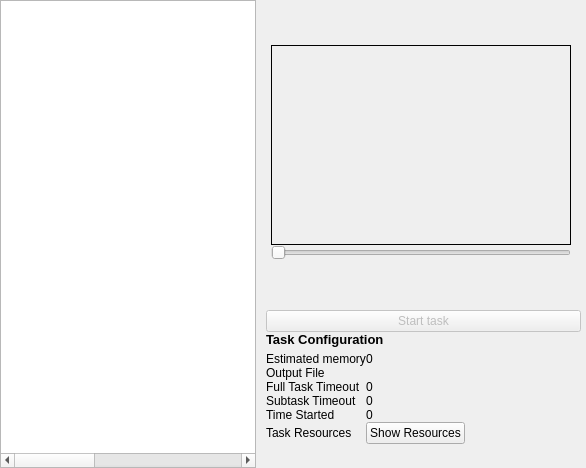
          <widget class="QWidget" name="taskPage">
           <property name="layoutDirection">
            <enum>Qt::LeftToRight</enum>
           </property>
           <layout class="QGridLayout" name="gridLayout_3" rowstretch="0,0" columnstretch="5,0">
            <property name="margin">
             <number>0</number>
            </property>
            <property name="spacing">
             <number>0</number>
            </property>
            <item row="0" column="0" rowspan="2">
             <widget class="QTableWidget" name="taskTableWidget">
              <property name="sizePolicy">
               <sizepolicy hsizetype="Expanding" vsizetype="Expanding">
                <horstretch>0</horstretch>
                <verstretch>0</verstretch>
               </sizepolicy>
              </property>
              <property name="minimumSize">
               <size>
                <width>0</width>
                <height>0</height>
               </size>
              </property>
              <property name="contextMenuPolicy">
               <enum>Qt::CustomContextMenu</enum>
              </property>
              <property name="toolTip">
               <string>Your tasks in the current session. Right click on a task of choice to manage it</string>
              </property>
              <property name="layoutDirection">
               <enum>Qt::LeftToRight</enum>
              </property>
              <property name="autoFillBackground">
               <bool>true</bool>
              </property>
              <property name="frameShape">
               <enum>QFrame::StyledPanel</enum>
              </property>
              <property name="editTriggers">
               <set>QAbstractItemView::NoEditTriggers</set>
              </property>
              <property name="alternatingRowColors">
               <bool>false</bool>
              </property>
              <property name="selectionMode">
               <enum>QAbstractItemView::SingleSelection</enum>
              </property>
              <property name="selectionBehavior">
               <enum>QAbstractItemView::SelectRows</enum>
              </property>
              <property name="textElideMode">
               <enum>Qt::ElideRight</enum>
              </property>
              <property name="verticalScrollMode">
               <enum>QAbstractItemView::ScrollPerPixel</enum>
              </property>
              <property name="horizontalScrollMode">
               <enum>QAbstractItemView::ScrollPerPixel</enum>
              </property>
              <property name="gridStyle">
               <enum>Qt::DashLine</enum>
              </property>
              <property name="sortingEnabled">
               <bool>false</bool>
              </property>
              <property name="cornerButtonEnabled">
               <bool>true</bool>
              </property>
              <attribute name="horizontalHeaderVisible">
               <bool>false</bool>
              </attribute>
              <attribute name="horizontalHeaderCascadingSectionResizes">
               <bool>false</bool>
              </attribute>
              <attribute name="horizontalHeaderDefaultSectionSize">
               <number>120</number>
              </attribute>
              <attribute name="horizontalHeaderHighlightSections">
               <bool>true</bool>
              </attribute>
              <attribute name="horizontalHeaderShowSortIndicator" stdset="0">
               <bool>false</bool>
              </attribute>
              <attribute name="horizontalHeaderStretchLastSection">
               <bool>false</bool>
              </attribute>
              <attribute name="verticalHeaderVisible">
               <bool>false</bool>
              </attribute>
              <attribute name="verticalHeaderDefaultSectionSize">
               <number>20</number>
              </attribute>
              <attribute name="verticalHeaderHighlightSections">
               <bool>false</bool>
              </attribute>
              <column>
               <property name="text">
                <string>Task Name</string>
               </property>
              </column>
              <column>
               <property name="text">
                <string>Task ID</string>
               </property>
              </column>
              <column>
               <property name="text">
                <string>Status</string>
               </property>
              </column>
              <column>
               <property name="text">
                <string>Time</string>
               </property>
              </column>
              <column>
               <property name="text">
                <string>Cost</string>
               </property>
              </column>
              <column>
               <property name="text">
                <string>Progress</string>
               </property>
              </column>
             </widget>
            </item>
            <item row="0" column="1">
             <layout class="QHBoxLayout" name="horizontalPreviewLayout">
              <property name="sizeConstraint">
               <enum>QLayout::SetFixedSize</enum>
              </property>
              <property name="margin">
               <number>5</number>
              </property>
              <item>
               <spacer name="horizontalSpacerLeft">
                <property name="orientation">
                 <enum>Qt::Horizontal</enum>
                </property>
                <property name="sizeType">
                 <enum>QSizePolicy::Fixed</enum>
                </property>
                <property name="sizeHint" stdset="0">
                 <size>
                  <width>10</width>
                  <height>20</height>
                 </size>
                </property>
               </spacer>
              </item>
              <item>
               <layout class="QVBoxLayout" name="verticalPreviewLayout">
                <property name="sizeConstraint">
                 <enum>QLayout::SetFixedSize</enum>
                </property>
                <property name="leftMargin">
                 <number>0</number>
                </property>
                <item>
                 <spacer name="verticalSpacerUp">
                  <property name="orientation">
                   <enum>Qt::Vertical</enum>
                  </property>
                  <property name="sizeType">
                   <enum>QSizePolicy::Fixed</enum>
                  </property>
                  <property name="sizeHint" stdset="0">
                   <size>
                    <width>20</width>
                    <height>40</height>
                   </size>
                  </property>
                 </spacer>
                </item>
                <item>
                 <widget class="ClickableQLabel" name="previewLabel">
                  <property name="sizePolicy">
                   <sizepolicy hsizetype="Fixed" vsizetype="Fixed">
                    <horstretch>0</horstretch>
                    <verstretch>0</verstretch>
                   </sizepolicy>
                  </property>
                  <property name="minimumSize">
                   <size>
                    <width>300</width>
                    <height>200</height>
                   </size>
                  </property>
                  <property name="maximumSize">
                   <size>
                    <width>300</width>
                    <height>200</height>
                   </size>
                  </property>
                  <property name="sizeIncrement">
                   <size>
                    <width>0</width>
                    <height>1</height>
                   </size>
                  </property>
                  <property name="baseSize">
                   <size>
                    <width>300</width>
                    <height>200</height>
                   </size>
                  </property>
                  <property name="layoutDirection">
                   <enum>Qt::LeftToRight</enum>
                  </property>
                  <property name="autoFillBackground">
                   <bool>true</bool>
                  </property>
                  <property name="frameShape">
                   <enum>QFrame::Box</enum>
                  </property>
                  <property name="text">
                   <string/>
                  </property>
                  <property name="scaledContents">
                   <bool>true</bool>
                  </property>
                  <property name="alignment">
                   <set>Qt::AlignCenter</set>
                  </property>
                  <property name="textInteractionFlags">
                   <set>Qt::NoTextInteraction</set>
                  </property>
                 </widget>
                </item>
                <item>
                 <widget class="QSlider" name="frameSlider">
                  <property name="sizePolicy">
                   <sizepolicy hsizetype="Fixed" vsizetype="Fixed">
                    <horstretch>0</horstretch>
                    <verstretch>0</verstretch>
                   </sizepolicy>
                  </property>
                  <property name="minimumSize">
                   <size>
                    <width>300</width>
                    <height>0</height>
                   </size>
                  </property>
                  <property name="orientation">
                   <enum>Qt::Horizontal</enum>
                  </property>
                 </widget>
                </item>
                <item>
                 <spacer name="verticalSpacerDown">
                  <property name="orientation">
                   <enum>Qt::Vertical</enum>
                  </property>
                  <property name="sizeType">
                   <enum>QSizePolicy::Fixed</enum>
                  </property>
                  <property name="sizeHint" stdset="0">
                   <size>
                    <width>20</width>
                    <height>40</height>
                   </size>
                  </property>
                 </spacer>
                </item>
               </layout>
              </item>
              <item>
               <spacer name="horizontalSpacerRight">
                <property name="orientation">
                 <enum>Qt::Horizontal</enum>
                </property>
                <property name="sizeType">
                 <enum>QSizePolicy::Fixed</enum>
                </property>
                <property name="sizeHint" stdset="0">
                 <size>
                  <width>10</width>
                  <height>20</height>
                 </size>
                </property>
               </spacer>
              </item>
             </layout>
            </item>
            <item row="1" column="1">
             <layout class="QVBoxLayout" name="taskConfLayout">
              <property name="sizeConstraint">
               <enum>QLayout::SetFixedSize</enum>
              </property>
              <property name="leftMargin">
               <number>10</number>
              </property>
              <property name="topMargin">
               <number>5</number>
              </property>
              <property name="rightMargin">
               <number>5</number>
              </property>
              <property name="bottomMargin">
               <number>5</number>
              </property>
              <item>
               <widget class="QPushButton" name="startTaskButton">
                <property name="enabled">
                 <bool>false</bool>
                </property>
                <property name="toolTip">
                 <string>Start the highlighted task</string>
                </property>
                <property name="text">
                 <string>Start task</string>
                </property>
               </widget>
              </item>
              <item>
               <widget class="QLabel" name="label_6">
                <property name="sizePolicy">
                 <sizepolicy hsizetype="Preferred" vsizetype="Maximum">
                  <horstretch>0</horstretch>
                  <verstretch>0</verstretch>
                 </sizepolicy>
                </property>
                <property name="toolTip">
                 <string>Highlighted task's settings</string>
                </property>
                <property name="text">
                 <string>&lt;html&gt;&lt;head/&gt;&lt;body&gt;&lt;p&gt;&lt;span style=&quot; font-size:10pt; font-weight:600;&quot;&gt;Task Configuration&lt;/span&gt;&lt;/p&gt;&lt;/body&gt;&lt;/html&gt;</string>
                </property>
                <property name="textFormat">
                 <enum>Qt::AutoText</enum>
                </property>
               </widget>
              </item>
              <item>
               <layout class="QFormLayout" name="taskConfGridLayout">
                <property name="fieldGrowthPolicy">
                 <enum>QFormLayout::FieldsStayAtSizeHint</enum>
                </property>
                <property name="rowWrapPolicy">
                 <enum>QFormLayout::WrapLongRows</enum>
                </property>
                <property name="labelAlignment">
                 <set>Qt::AlignLeading|Qt::AlignLeft|Qt::AlignTop</set>
                </property>
                <property name="leftMargin">
                 <number>0</number>
                </property>
                <property name="topMargin">
                 <number>5</number>
                </property>
                <property name="rightMargin">
                 <number>5</number>
                </property>
                <property name="bottomMargin">
                 <number>5</number>
                </property>
                <item row="0" column="0">
                 <widget class="QLabel" name="label_4">
                  <property name="text">
                   <string>Estimated memory</string>
                  </property>
                 </widget>
                </item>
                <item row="0" column="1">
                 <widget class="QLabel" name="estimatedMemoryLabel">
                  <property name="text">
                   <string>0</string>
                  </property>
                 </widget>
                </item>
                <item row="1" column="0">
                 <widget class="QLabel" name="label_12">
                  <property name="text">
                   <string>Output File</string>
                  </property>
                 </widget>
                </item>
                <item row="1" column="1">
                 <widget class="ClickableQLabel" name="outputFile">
                  <property name="text">
                   <string/>
                  </property>
                 </widget>
                </item>
                <item row="2" column="0">
                 <widget class="QLabel" name="label_32">
                  <property name="text">
                   <string>Full Task Timeout</string>
                  </property>
                 </widget>
                </item>
                <item row="2" column="1">
                 <widget class="QLabel" name="fullTaskTimeout">
                  <property name="text">
                   <string>0</string>
                  </property>
                 </widget>
                </item>
                <item row="4" column="0">
                 <widget class="QLabel" name="label_5">
                  <property name="text">
                   <string>Subtask Timeout</string>
                  </property>
                 </widget>
                </item>
                <item row="4" column="1">
                 <widget class="QLabel" name="subtaskTimeout">
                  <property name="text">
                   <string>0</string>
                  </property>
                 </widget>
                </item>
                <item row="5" column="0">
                 <widget class="QLabel" name="label_16">
                  <property name="text">
                   <string>Time Started</string>
                  </property>
                 </widget>
                </item>
                <item row="5" column="1">
                 <widget class="QLabel" name="timeStarted">
                  <property name="text">
                   <string>0</string>
                  </property>
                 </widget>
                </item>
                <item row="6" column="0">
                 <widget class="QLabel" name="label_14">
                  <property name="text">
                   <string>Task Resources</string>
                  </property>
                  <property name="margin">
                   <number>0</number>
                  </property>
                 </widget>
                </item>
                <item row="6" column="1">
                 <widget class="QPushButton" name="showResourceButton">
                  <property name="sizePolicy">
                   <sizepolicy hsizetype="Maximum" vsizetype="Fixed">
                    <horstretch>0</horstretch>
                    <verstretch>0</verstretch>
                   </sizepolicy>
                  </property>
                  <property name="text">
                   <string>Show Resources</string>
                  </property>
                 </widget>
                </item>
                <item row="7" column="1">
                 <widget class="QLabel" name="taskResource">
                  <property name="text">
                   <string/>
                  </property>
                 </widget>
                </item>
               </layout>
              </item>
             </layout>
            </item>
           </layout>
          </widget>
